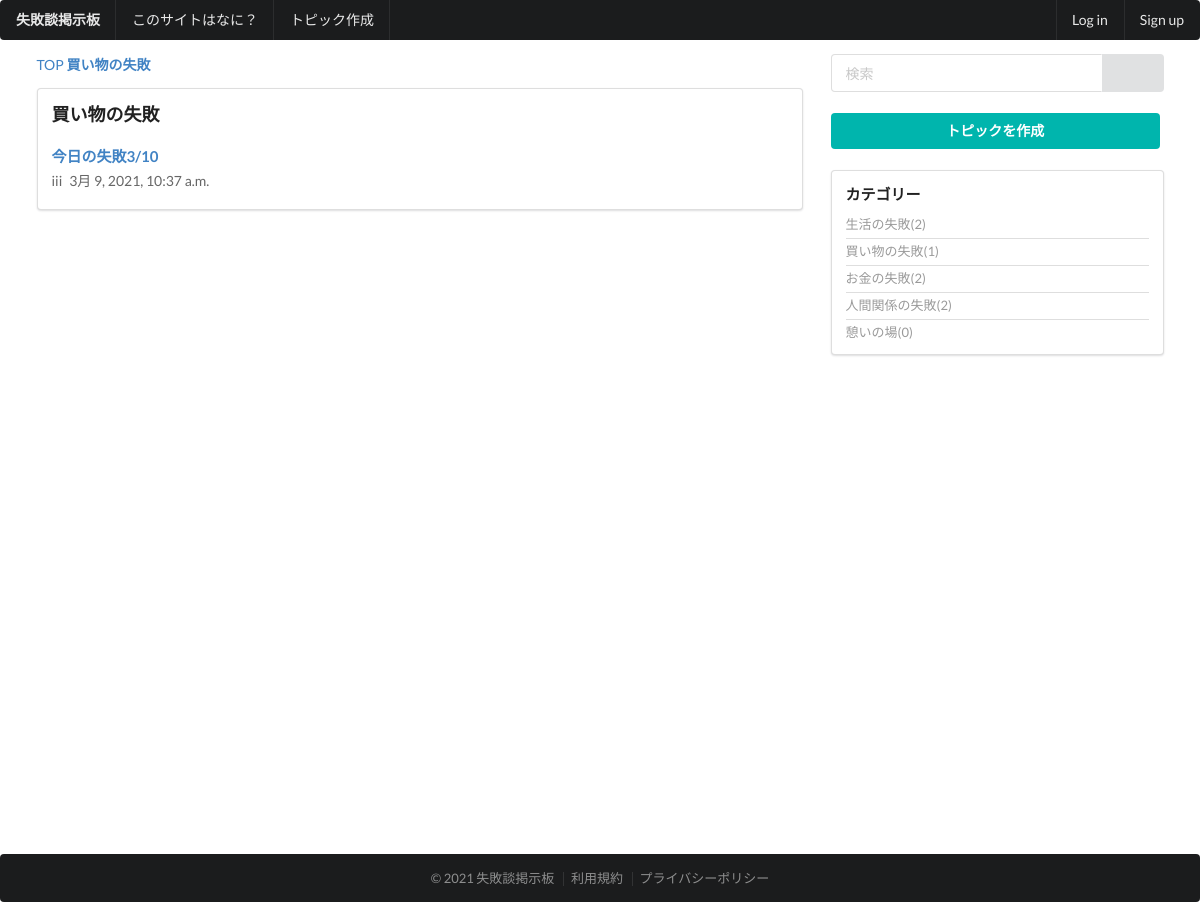
Page /thread/category/shopping_failure/ on the committed database.
### thread/models.py (models this page shows, shortened)
class Category(models.Model):
    name = models.CharField(
        'カテゴリー名',
        max_length=50,
    )
    url_code = models.CharField(
        'URLコード',
        max_length=50,
        null=True,
        blank=False,
        unique=True,
    )
    sort=models.IntegerField(
        verbose_name='ソート',
        default=0,
    )
    objects = CategoryManager

class Topic(models.Model):
    user_name = models.CharField(
        'お名前',
        max_length=30,
        null=True,
        blank=False,
    )
    title = models.CharField(
        'タイトル',
        max_length=255,
        null = False,
        blank = False,
    )
    message = models.TextField(
        verbose_name='本文',
        null=True,
        blank=False,
    )
    category = models.ForeignKey(
        Category,
        verbose_name='カテゴリー',
        on_delete=models.PROTECT,
        null=True,
        blank=False,
    )
    created = models.DateTimeField(
        auto_now_add=True,
    )
    modified = models.DateTimeField(
        auto_now=True,
    )
    objects = TopicManager()

### thread/views.py (the view)
# urls.py: path('category/<str:url_code>/', views.CategoryView.as_view(), name='category'),
class CategoryView(ListView):
    template_name = 'thread/category.html'
    context_object_name = 'topic_list'
    paginate_by = 1 # 1ページに表示するオブジェクト数 サンプルのため1にしています。
    page_kwarg = 'p' # GETでページ数を受けるパラメータ名。指定しないと'page'がデフォルト
    def get_queryset(self):
        return Topic.objects.filter(category__url_code = self.kwargs['url_code'])
    def get_context_data(self, **kwargs):
        ctx = super().get_context_data(**kwargs)
        ctx['category'] = get_object_or_404(Category, url_code=self.kwargs['url_code'])
        return ctx

### thread/templatetags/threadtags.py (called while the page is built)
@register.inclusion_tag('thread/tags/category_tag.html')
def categorytag():
    ctx = {}
    ctx['category_list'] = Category.objects.annotate(
            count=Count('topic')).order_by('sort')
    return ctx

### templates/thread/category.html (shortened to what this page needs)
{% extends 'base/base.html' %}
{% load static %}
{% block content %}
<div class="ui grid stackable">
    <div class="eleven wide column">
        <div class="ui breadcrumb">
            <a class="section">TOP</a>
            <a class="active section">{{category.name}}</a>
        </div>
        <div class="ui segment">
            <div class="content">
                <div class="header"><h3>{{category.name}}</h3></div>
                <div class="ui divided items">
                    {% if topic_list %}
                    {% for topic in topic_list %}
                    <div class="item">
                        <div class="content">
                            <div class="header">
                                <a href="{% url 'thread:topic' pk=topic.id %}"><h4>{{topic.title}}</h4></a>
                            </div>
                            <div class="meta">
                                <span class="name">{{topic.user_name}}</span>
                                <span class="date">{{topic.created}}</span>
                            </div>
                        </div>
                    </div>
                    {% endfor %}
                    {% else %}
                    <div class="ui warning message">トピックが存在しません</div>
                    {% endif %}
                </div>
            </div>
        </div>
    </div>
    {% include 'base/sidebar.html' %}
</div>
{% endblock %}

### templates/thread/tags/category_tag.html
<div class="ui relaxed list small divided link">
  {% for category in category_list %}
  <a class="item">{{category.name}}({{category.count}})</a>
  {% endfor %}
</div>

### rows in the picture
Category: name "買い物の失敗", count "1"
Topic: title "今日の失敗3/10", user_name "iii", created "3月 9, 2021, 10:37 a.m."
Category: name "生活の失敗", count "2"
Category: name "お金の失敗", count "2"
Category: name "人間関係の失敗", count "2"
Category: name "憩いの場", count "0"
